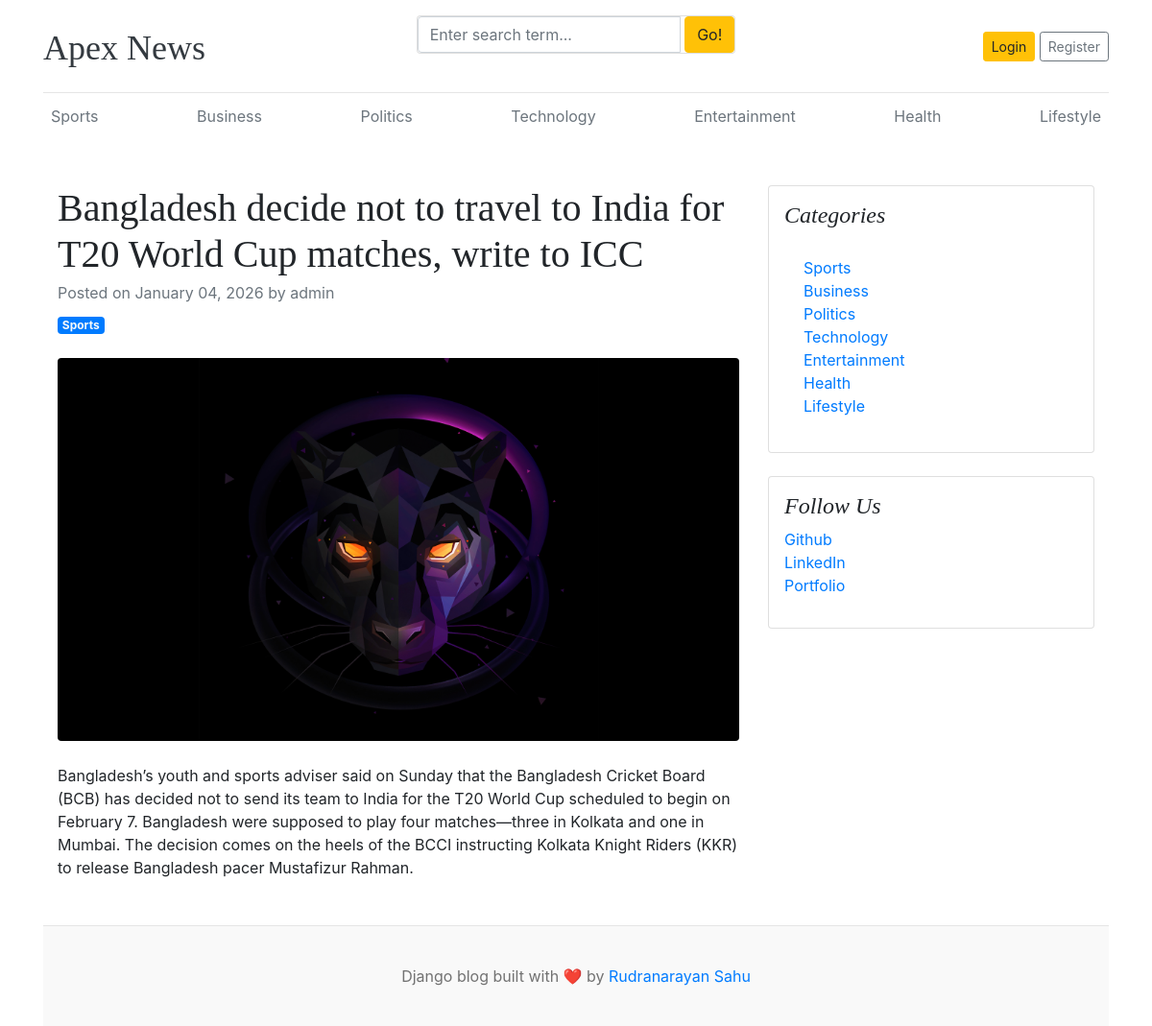
Page /blogs/bangladesh-decide-not-to-travel-to-india-for-t20-world-cup-matches-write-to-icc/ on the committed database.
### blogs/models.py (models this page shows, shortened)
class Category(models.Model):
    category_name = models.CharField(max_length=50, unique=True)
    created_at = models.DateTimeField(auto_now_add=True)
    updated_at = models.DateTimeField(auto_now=True)
    class Meta:
        verbose_name = "Category"
        verbose_name_plural = "Categories"
    def __str__(self):
        return self.category_name

class Blog(models.Model):
    title = models.CharField(max_length=200)
    slug = models.SlugField(max_length=200, unique=True, blank=True)
    category = models.ForeignKey(Category, on_delete=models.CASCADE)
    author = models.ForeignKey(User, on_delete=models.CASCADE)
    featured_image = models.ImageField(upload_to='uploads/%Y/%m/%d/',)
    short_description = models.TextField(max_length=500)
    blog_body = models.TextField(max_length=2000)
    status = models.CharField(max_length=20, choices=STATUS_CHOICES, default="Draft")
    is_featured = models.BooleanField(default=False)
    created_at = models.DateTimeField(auto_now_add=True)
    updated_at = models.DateTimeField(auto_now=True)
    class Meta:
        verbose_name = "Blog"
        verbose_name_plural = "Blogs"

### background/models.py (models this page shows, shortened)
class SocialLinks(models.Model):
    platform = models.CharField(max_length=100)
    url = models.URLField()
    created_at = models.DateTimeField(auto_now_add=True)
    updated_at = models.DateTimeField(auto_now=True)
    class Meta:
        verbose_name = "Social Link"
        verbose_name_plural = "Social Links"

### blogs/views.py (the view)
# urls.py: path('blogs/<slug:slug>/', BlogViews.blogs, name = "blogs"),
def blogs(request, slug):
    single_blog = get_object_or_404(Blog, slug=slug, status="Published")
    context = {
        'single_blog': single_blog,
    }
    return render(request, 'blogs.html', context)

### blogs/context_processors.py (called while the page is built)
def get_categories(request):
    from blogs.models import Category
    categories = Category.objects.all()
    return {'categories': categories}

def get_social_links(request):
    social_links = SocialLinks.objects.all()
    return {'social_links': social_links}

### templates/blogs.html
{% extends "base.html" %}
{% block content %}
<div class="container mt-5">
    <div class="row">
        <div class="col-lg-8">
            <article>
                <header class="mb-4">
                    <h1 class="fw-bolder mb-1">{{ single_blog.title }}</h1>
                    <div class="text-muted fst-italic mb-2">Posted on {{ single_blog.created_at | date:"F d, Y" }} by {{ single_blog.author }}</div>
                    <a class="badge bg-primary text-decoration-none text-light" href="#!">{{ single_blog.category }}</a>
                </header>
                <figure class="mb-4"><img class="img-fluid rounded" src="{{ single_blog.featured_image.url }}" alt="..." /></figure>
                <section class="mb-5">
                    <p class="fs-5 mb-4">{{ single_blog.blog_body }}</p>
                    </section>
            </article>
        </div>
        <div class="col-lg-4">
            <div class="card mb-4 p-3">
                <h4 class="font-italic">Categories</h4>
                <div class="card-body">
                    <div class="row">
                        <div class="col-sm-6">
                            <ul class="list-unstyled mb-0">
                                {% for category in categories %}
                                <li><a href="{% url 'posts_by_category' category.id %}">{{ category.category_name }}</a></li>
                                {% endfor %}
                            </ul>
                        </div>
                    </div>
                </div>
            </div>
            {% if social_links %}
            <div class="card mb-4 p-3">
                <h4 class="font-italic">Follow Us</h4>
                <ol class="list-unstyled">
                    {% for i in social_links %}
                    <li><a href="{{ i.url }}" target="_blank">{{ i.platform }}</a></li>
                    {% endfor %}
                </ol>
            </div>
            {% endif %}
        </div>
    </div>
</div>
{% endblock %}

### templates/base.html (shortened to what this page needs)
{% load static %}
<!DOCTYPE html>
<html lang="en">
<head>
    <link href="https://getbootstrap.com/docs/4.0/dist/css/bootstrap.min.css" rel="stylesheet" />
    <link rel="stylesheet" href="https://cdnjs.cloudflare.com/ajax/libs/font-awesome/4.7.0/css/font-awesome.min.css">
    <link href="{% static 'css/blog.css' %}" rel="stylesheet" />
</head>
<body>
    <div class="container">
        <header class="blog-header py-3">
            <div class="row flex-nowrap justify-content-between align-items-center">
                <div class="col-4 pt-1">
                    <a class="blog-header-logo text-dark" href="/">Apex News</a>
                </div>
                <div class="card mb-4">
                        <form action ="{% url 'search_blogs' %}" method="GET">
                            <div class="input-group">
                                <input class="form-control" type="text" name="keyword" value="{{ keyword }}" placeholder="Enter search term..." aria-label="Enter search term..." aria-describedby="button-search" /> &nbsp;
                                <button type="submit" class="btn btn-warning" id="button-search" type="button">Go!</button>
                            </div>
                        </form>
                </div>
                <div class="col-4 d-flex justify-content-end align-items-center">
                    {% if not user.is_authenticated %}
                    <a class="btn btn-sm btn-warning" href="{% url 'login' %}">Login</a> &nbsp;
                    <a class="btn btn-sm btn-outline-secondary" href="{% url 'register' %}">Register</a>
                    {% endif %}
                </div>
            </div>
        </header>
        <div class="nav-scroller py-1 mb-2">
            <nav class="nav d-flex justify-content-between">
                {% for category in categories %}
                <a class="p-2 text-muted" href="{% url 'posts_by_category' category.id %}">{{ category.category_name }}</a>
                {% endfor %}
            </nav>
        </div>
    {% block content %}
    {% endblock %}
    <footer class="blog-footer">
        <p>Django blog built with ❤️ by <a href="#">Rudranarayan Sahu</a></p>
    </footer>
</body>
</html>

### blog_main/static/css/blog.css (style rules this page uses)
.blog-header { border-bottom: 1px solid #e5e5e5; }
.blog-header-logo { font-family: "Playfair Display", Georgia, "Times New Roman", serif; font-size: 2.25rem; }
h1, h2, h3, h4, h5, h6 { font-family: "Playfair Display", Georgia, "Times New Roman", serif; }
.blog-footer { padding: 2.5rem 0; color: #727272; text-align: center; background-color: #f9f9f9; border-top: .05rem solid #e5e5e5; }
.blog-footer p:last-child { margin-bottom: 0; }

### rows in the picture
Category: category_name "Sports"
Category: category_name "Business"
Category: category_name "Politics"
Category: category_name "Technology"
Category: category_name "Entertainment"
Category: category_name "Health"
Category: category_name "Lifestyle"
Blog: title "Bangladesh decide not to travel to India for T20 World Cup matches, write to ICC", created_at "January 04, 2026", author "admin", category "Sports", featured_image (picture), blog_body "Bangladesh’s youth and sports adviser said on Sunday that the Bangladesh Cricket Board (BCB) has decided not to send its team to India for the T20 World Cup scheduled to begin on February 7. Bangladesh were supposed to play four matches—three in Kolkata and one in Mumbai. The decision comes on the heels of the BCCI instructing Kolkata Knight Riders (KKR) to release Bangladesh pacer Mustafizur Rahman."

### other values in the picture
{{ i.platform }} "Github"
{{ i.platform }} "LinkedIn"
{{ i.platform }} "Portfolio"
